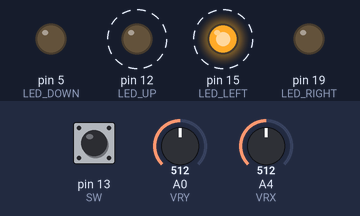
The sketch below on a simulated Arduino Uno, built with avr-gcc and run on an emulated ATmega328P. On the bench: output pins drawn as LEDs (lit = HIGH). Dashed ring = blinking. Inputs (shaded band) come from the test bench; at power-on: pin 13 (SW) HIGH, A0 (VRY) = 512, A4 (VRX) = 512. What the sketch prints to the serial monitor is not drawn.

Above: at 1.26 s.
1.3 s: pin 13 (SW) pulled LOW for 0.25 s
Timing chart, 0 to 10.3 s (numbered marks = the images above; inputs shaded):
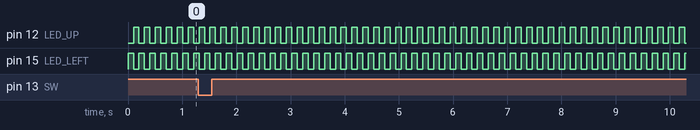

The sketch:

30_JoyStick.ino
```cpp
#define VRX 4
#define VRY 0
#define SW 13

//leds
#define LED_UP 12
#define LED_DOWN 5
#define LED_RIGHT 19
#define LED_LEFT 15

int cero_x=1892;
int cero_y=2590;

void setup() {
  Serial.begin(115200);
  pinMode(VRX, INPUT);
  pinMode(VRY, INPUT);
  pinMode(SW, INPUT_PULLUP);

  //LEDS
  pinMode(LED_UP, OUTPUT);
  pinMode(LED_DOWN, OUTPUT);
  pinMode(LED_RIGHT, OUTPUT);
  pinMode(LED_LEFT, OUTPUT);
}

void loop() {
  int value_x=analogRead(VRX);
  int value_y=analogRead(VRY);
  int value_z=digitalRead(SW);

  Serial.println("Value X: " + String(value_x) + " Value Y: " + String(value_y) + " Value Z: " + String(value_z));

  if(value_x-cero_x>20){ //DERECHA
    Serial.println("DERECHA: " + String(value_x-cero_x));
    cambioEstado(1);
  }

  if(value_x-cero_x<-20){ //IZQUIERDA
    Serial.println("IZQUIERDA: " + String(value_x-cero_x));
    cambioEstado(2);
  }

  if(value_y-cero_y>30){ //ABAJO
    Serial.println("ABAJO: " + String(value_y-cero_y));
    cambioEstado(4);
  }

  if(value_y-cero_y<-40){ //ARRIBA
    Serial.println("ARRIBA: " + String(value_y-cero_y));
    cambioEstado(3);
  }

  if(value_x>=1885 && value_y>=2585 && value_x>=1895 && value_y>=2600){ //NEUTRO
    Serial.println("NEUTRO: " + String(value_y-cero_y));
    cambioEstado(5);
  }

  if(!value_z){ //Boton central
    Serial.println("ALL");
    cambioEstado(6);
  }


  //delay(5000);
}

void cambioEstado(int estadoNuevo){
  switch(estadoNuevo){
    case 1:
      derecha();
      delay(100);
      break;
    case 2:
      izquierda();
      delay(100);
      break;
    case 3:
      arriba();
      delay(100);
      break;
    case 4:
      abajo();
      delay(100);
      break;
    case 5:
      neutro();
      break;
    case 6:
      todos();
      break;
  }
}

void derecha(){
  digitalWrite(LED_DOWN, LOW);
  digitalWrite(LED_LEFT, LOW);
  digitalWrite(LED_UP, LOW);
  digitalWrite(LED_RIGHT, HIGH);
}

void arriba(){
  digitalWrite(LED_DOWN, LOW);
  digitalWrite(LED_LEFT, LOW);
  digitalWrite(LED_UP, HIGH);
  digitalWrite(LED_RIGHT, LOW);
}

void neutro(){
  digitalWrite(LED_DOWN, LOW);
  digitalWrite(LED_LEFT, LOW);
  digitalWrite(LED_UP, LOW);
  digitalWrite(LED_RIGHT, LOW);
}

void abajo(){
  digitalWrite(LED_DOWN, HIGH);
  digitalWrite(LED_LEFT, LOW);
  digitalWrite(LED_UP, LOW);
  digitalWrite(LED_RIGHT, LOW);
}

void izquierda(){
  digitalWrite(LED_DOWN, LOW);
  digitalWrite(LED_LEFT, HIGH);
  digitalWrite(LED_UP, LOW);
  digitalWrite(LED_RIGHT, LOW);
}

void todos(){
  digitalWrite(LED_DOWN, HIGH);
  digitalWrite(LED_LEFT, HIGH);
  digitalWrite(LED_UP, HIGH);
  digitalWrite(LED_RIGHT, HIGH);
}
```

Measured:
- by itself, pin 12 (LED_UP), pin 15 (LED_LEFT): alternates HIGH for 0.10 s and LOW for 0.10 s
